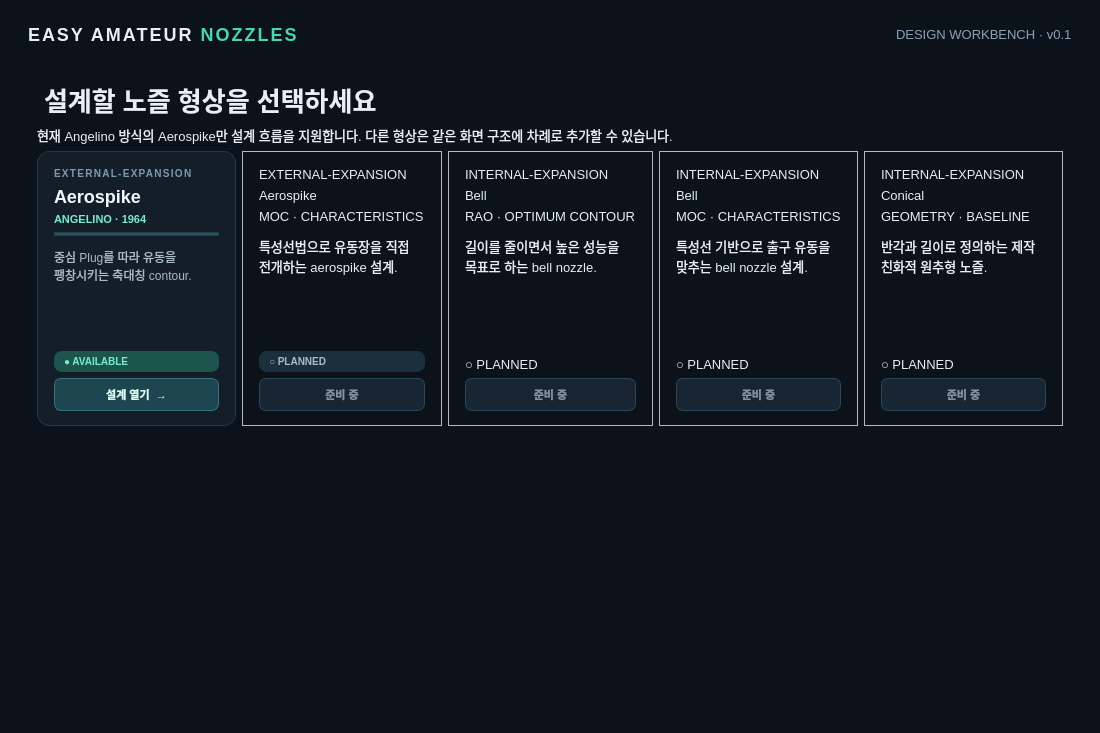
<?xml version="1.0" encoding="UTF-8"?>
<ui version="4.0">
 <class>NozzleDesigner</class>
  <widget class="QMainWindow" name="NozzleDesigner">
  <property name="geometry">
   <rect>
    <x>0</x>
    <y>0</y>
    <width>1100</width>
    <height>733</height>
   </rect>
  </property>
  <property name="minimumSize">
   <size>
    <width>1100</width>
    <height>700</height>
   </size>
  </property>
  <property name="windowTitle">
   <string>Easy Amateur Nozzles</string>
  </property>
  <property name="styleSheet">
   <string notr="true">QMainWindow{background:#0b121a;color:#e7eef5} QLabel{color:#e7eef5;font-size:13px}#brand{font-size:18px;font-weight:800;letter-spacing:2px}#muted{color:#8da0b4}#heading{font-size:26px;font-weight:700;margin-top:8px}#sectionTitle{font-size:14px;font-weight:700}#group{color:#45d6b2;font-size:11px;font-weight:700;letter-spacing:1px;margin-top:8px}#panel{background:#131e29;border:1px solid #263746;border-radius:10px}#shapeCard{background:#131e29;border:1px solid #263746;border-radius:12px}#shapeCard:hover{background:#172633;border:1px solid #45d6b2}#shapeEyebrow{color:#7e9aad;font-size:10px;font-weight:800;letter-spacing:1.3px}#shapeTitle{font-size:18px;font-weight:800;color:#f1f7fb}#shapeMethod{color:#76ecd0;font-size:11px;font-weight:700;letter-spacing:.5px}#shapeRule{background:#2a5260;min-height:2px;max-height:2px}#shapeDescription{color:#a9bac9;font-size:12px;min-height:48px}#shapeStatusReady,#shapeStatusSoon{border-radius:8px;padding:4px 7px;font-size:10px;font-weight:800;letter-spacing:.5px}#shapeStatusReady{background:#1d554d;color:#76ecd0}#shapeStatusSoon{background:#1b303d;color:#a9bac9}#shapeAction{color:#79b8c6;font-size:11px;font-weight:700}QDoubleSpinBox,QSpinBox,QTextEdit,QComboBox{background:#0d161f;border:1px solid #304554;border-radius:5px;padding:6px;color:#e7eef5}QComboBox QAbstractItemView{background:#172633;color:#e7eef5;selection-background-color:#2d6470;selection-color:#ffffff;border:1px solid #45d6b2}QCheckBox{color:#d9fff7;font-weight:600;spacing:6px}QCheckBox::indicator{width:15px;height:15px}QCheckBox::indicator:checked{background:#45d6b2;border:1px solid #76ecd0;border-radius:3px}QScrollArea{background:#101923;border:0}QScrollBar:vertical{background:#101923;width:10px}QScrollBar::handle:vertical{background:#304554;border-radius:5px;min-height:24px}QTabWidget::pane{border:1px solid #2b4657;border-radius:10px;background:#101923}QTabBar::tab{background:#182936;color:#9eb3c8;border:1px solid #2b4657;border-bottom:0;border-top-left-radius:9px;border-top-right-radius:9px;padding:10px 22px;margin-right:5px;font-weight:700}QTabBar::tab:selected{background:#1f5e5b;color:#d9fff7;border-color:#45d6b2}QPushButton{background:#223342;color:#e7eef5;border:1px solid #365064;border-radius:10px;padding:14px;text-align:left;font-weight:600}QPushButton:hover{background:#2d4456}QPushButton:disabled{color:#8193a3;background:#17232e;border-color:#263746}#angelinoButton,#mocAerospikeButton,#raoButton,#mocBellButton,#conicalButton{background:#1d4651;border:1px solid #367282;border-radius:7px;color:#d9fff7;font-size:11px;font-weight:800;padding:7px 10px;text-align:center}#angelinoButton:hover{background:#277b72;border-color:#8effdb}#mocAerospikeButton:disabled,#raoButton:disabled,#mocBellButton:disabled,#conicalButton:disabled{background:#172632;color:#8193a3;border-color:#2b4657}#calculateButton{background:#20b998;color:#06211e;border:none;text-align:center;font-weight:800}#calculateButton:hover{background:#45d6b2}#status{background:#112c31;border:1px solid #235c63;border-radius:7px}#status QLabel{color:#a9e5df;padding:3px}</string>
  </property>
  <widget class="QWidget" name="centralwidget">
   <layout class="QVBoxLayout" name="rootLayout">
    <property name="spacing">
     <number>18</number>
    </property>
    <property name="leftMargin">
     <number>28</number>
    </property>
    <property name="topMargin">
     <number>24</number>
    </property>
    <property name="rightMargin">
     <number>28</number>
    </property>
    <property name="bottomMargin">
     <number>24</number>
    </property>
    <item>
     <layout class="QHBoxLayout" name="headerLayout">
      <item>
       <widget class="QLabel" name="brand">
        <property name="text">
         <string>EASY AMATEUR &lt;span style='color:#45d6b2'&gt;NOZZLES&lt;/span&gt;</string>
        </property>
       </widget>
      </item>
      <item>
       <spacer name="headerSpacer">
        <property name="orientation">
         <enum>Qt::Orientation::Horizontal</enum>
        </property>
        <property name="sizeHint" stdset="0">
         <size>
          <width>40</width>
          <height>20</height>
         </size>
        </property>
       </spacer>
      </item>
      <item>
       <widget class="QLabel" name="muted">
        <property name="text">
         <string>DESIGN WORKBENCH · v0.1</string>
        </property>
       </widget>
      </item>
     </layout>
    </item>
    <item>
     <widget class="QStackedWidget" name="pages">
      <widget class="QWidget" name="selectionPage">
       <layout class="QVBoxLayout" name="selectionLayout">
        <item>
         <widget class="QLabel" name="heading">
          <property name="text">
           <string>설계할 노즐 형상을 선택하세요</string>
          </property>
         </widget>
        </item>
        <item>
         <widget class="QLabel" name="muted">
          <property name="text">
           <string>현재 Angelino 방식의 Aerospike만 설계 흐름을 지원합니다. 다른 형상은 같은 화면 구조에 차례로 추가할 수 있습니다.</string>
          </property>
         </widget>
        </item>
        <item>
         <layout class="QHBoxLayout" name="shapeCardsLayout">
          <item>
           <widget class="QFrame" name="shapeCard">
            <property name="minimumSize">
             <size>
              <width>190</width>
              <height>220</height>
             </size>
            </property>
            <property name="frameShape"><enum>QFrame::StyledPanel</enum></property>
            <layout class="QVBoxLayout" name="angelinoCardLayout">
             <property name="leftMargin"><number>16</number></property><property name="topMargin"><number>15</number></property><property name="rightMargin"><number>16</number></property><property name="bottomMargin"><number>14</number></property>
             <item><widget class="QLabel" name="shapeEyebrow"><property name="text"><string>EXTERNAL-EXPANSION</string></property></widget></item>
             <item><widget class="QLabel" name="shapeTitle"><property name="text"><string>Aerospike</string></property></widget></item>
             <item><widget class="QLabel" name="shapeMethod"><property name="text"><string>ANGELINO · 1964</string></property></widget></item>
             <item><widget class="QFrame" name="shapeRule"><property name="frameShape"><enum>QFrame::StyledPanel</enum></property></widget></item>
             <item><widget class="QLabel" name="shapeDescription"><property name="text"><string>중심 Plug를 따라 유동을 팽창시키는 축대칭 contour.</string></property><property name="wordWrap"><bool>true</bool></property></widget></item>
             <item><spacer name="angelinoCardSpacer"><property name="orientation"><enum>Qt::Orientation::Vertical</enum></property><property name="sizeType"><enum>QSizePolicy::Expanding</enum></property><property name="sizeHint" stdset="0"><size><width>20</width><height>12</height></size></property></spacer></item>
             <item><widget class="QLabel" name="shapeStatusReady"><property name="text"><string>● AVAILABLE</string></property></widget></item>
             <item><widget class="QPushButton" name="angelinoButton"><property name="text"><string>설계 열기  →</string></property></widget></item>
            </layout>
           </widget>
          </item>
          <item>
           <widget class="QFrame" name="shapeCard">
            <property name="minimumSize">
             <size>
              <width>190</width>
              <height>220</height>
             </size>
            </property>
            <property name="frameShape"><enum>QFrame::StyledPanel</enum></property>
            <layout class="QVBoxLayout" name="mocAerospikeCardLayout">
             <property name="leftMargin"><number>16</number></property><property name="topMargin"><number>15</number></property><property name="rightMargin"><number>16</number></property><property name="bottomMargin"><number>14</number></property>
             <item><widget class="QLabel" name="shapeEyebrow"><property name="text"><string>EXTERNAL-EXPANSION</string></property></widget></item>
             <item><widget class="QLabel" name="shapeTitle"><property name="text"><string>Aerospike</string></property></widget></item>
             <item><widget class="QLabel" name="shapeMethod"><property name="text"><string>MOC · CHARACTERISTICS</string></property></widget></item>
             <item><widget class="QFrame" name="shapeRule"><property name="frameShape"><enum>QFrame::StyledPanel</enum></property></widget></item>
             <item><widget class="QLabel" name="shapeDescription"><property name="text"><string>특성선법으로 유동장을 직접 전개하는 aerospike 설계.</string></property><property name="wordWrap"><bool>true</bool></property></widget></item>
             <item><spacer name="mocAerospikeCardSpacer"><property name="orientation"><enum>Qt::Orientation::Vertical</enum></property><property name="sizeType"><enum>QSizePolicy::Expanding</enum></property><property name="sizeHint" stdset="0"><size><width>20</width><height>12</height></size></property></spacer></item>
             <item><widget class="QLabel" name="shapeStatusSoon"><property name="text"><string>○ PLANNED</string></property></widget></item>
             <item><widget class="QPushButton" name="mocAerospikeButton"><property name="enabled"><bool>false</bool></property><property name="text"><string>준비 중</string></property></widget></item>
            </layout>
           </widget>
          </item>
          <item>
           <widget class="QFrame" name="shapeCard">
            <property name="minimumSize">
             <size>
              <width>190</width>
              <height>220</height>
             </size>
            </property>
            <property name="frameShape"><enum>QFrame::StyledPanel</enum></property>
            <layout class="QVBoxLayout" name="raoCardLayout">
             <property name="leftMargin"><number>16</number></property><property name="topMargin"><number>15</number></property><property name="rightMargin"><number>16</number></property><property name="bottomMargin"><number>14</number></property>
             <item><widget class="QLabel" name="shapeEyebrow"><property name="text"><string>INTERNAL-EXPANSION</string></property></widget></item>
             <item><widget class="QLabel" name="shapeTitle"><property name="text"><string>Bell</string></property></widget></item>
             <item><widget class="QLabel" name="shapeMethod"><property name="text"><string>RAO · OPTIMUM CONTOUR</string></property></widget></item>
             <item><widget class="QFrame" name="shapeRule"><property name="frameShape"><enum>QFrame::StyledPanel</enum></property></widget></item>
             <item><widget class="QLabel" name="shapeDescription"><property name="text"><string>길이를 줄이면서 높은 성능을 목표로 하는 bell nozzle.</string></property><property name="wordWrap"><bool>true</bool></property></widget></item>
             <item><spacer name="raoCardSpacer"><property name="orientation"><enum>Qt::Orientation::Vertical</enum></property><property name="sizeType"><enum>QSizePolicy::Expanding</enum></property><property name="sizeHint" stdset="0"><size><width>20</width><height>12</height></size></property></spacer></item>
             <item><widget class="QLabel" name="shapeStatusSoon"><property name="text"><string>○ PLANNED</string></property></widget></item>
             <item><widget class="QPushButton" name="raoButton"><property name="enabled"><bool>false</bool></property><property name="text"><string>준비 중</string></property></widget></item>
            </layout>
           </widget>
          </item>
          <item>
           <widget class="QFrame" name="shapeCard">
            <property name="minimumSize">
             <size>
              <width>190</width>
              <height>220</height>
             </size>
            </property>
            <property name="frameShape"><enum>QFrame::StyledPanel</enum></property>
            <layout class="QVBoxLayout" name="mocBellCardLayout">
             <property name="leftMargin"><number>16</number></property><property name="topMargin"><number>15</number></property><property name="rightMargin"><number>16</number></property><property name="bottomMargin"><number>14</number></property>
             <item><widget class="QLabel" name="shapeEyebrow"><property name="text"><string>INTERNAL-EXPANSION</string></property></widget></item>
             <item><widget class="QLabel" name="shapeTitle"><property name="text"><string>Bell</string></property></widget></item>
             <item><widget class="QLabel" name="shapeMethod"><property name="text"><string>MOC · CHARACTERISTICS</string></property></widget></item>
             <item><widget class="QFrame" name="shapeRule"><property name="frameShape"><enum>QFrame::StyledPanel</enum></property></widget></item>
             <item><widget class="QLabel" name="shapeDescription"><property name="text"><string>특성선 기반으로 출구 유동을 맞추는 bell nozzle 설계.</string></property><property name="wordWrap"><bool>true</bool></property></widget></item>
             <item><spacer name="mocBellCardSpacer"><property name="orientation"><enum>Qt::Orientation::Vertical</enum></property><property name="sizeType"><enum>QSizePolicy::Expanding</enum></property><property name="sizeHint" stdset="0"><size><width>20</width><height>12</height></size></property></spacer></item>
             <item><widget class="QLabel" name="shapeStatusSoon"><property name="text"><string>○ PLANNED</string></property></widget></item>
             <item><widget class="QPushButton" name="mocBellButton"><property name="enabled"><bool>false</bool></property><property name="text"><string>준비 중</string></property></widget></item>
            </layout>
           </widget>
          </item>
          <item>
           <widget class="QFrame" name="shapeCard">
            <property name="minimumSize">
             <size>
              <width>190</width>
              <height>220</height>
             </size>
            </property>
            <property name="frameShape"><enum>QFrame::StyledPanel</enum></property>
            <layout class="QVBoxLayout" name="conicalCardLayout">
             <property name="leftMargin"><number>16</number></property><property name="topMargin"><number>15</number></property><property name="rightMargin"><number>16</number></property><property name="bottomMargin"><number>14</number></property>
             <item><widget class="QLabel" name="shapeEyebrow"><property name="text"><string>INTERNAL-EXPANSION</string></property></widget></item>
             <item><widget class="QLabel" name="shapeTitle"><property name="text"><string>Conical</string></property></widget></item>
             <item><widget class="QLabel" name="shapeMethod"><property name="text"><string>GEOMETRY · BASELINE</string></property></widget></item>
             <item><widget class="QFrame" name="shapeRule"><property name="frameShape"><enum>QFrame::StyledPanel</enum></property></widget></item>
             <item><widget class="QLabel" name="shapeDescription"><property name="text"><string>반각과 길이로 정의하는 제작 친화적 원추형 노즐.</string></property><property name="wordWrap"><bool>true</bool></property></widget></item>
             <item><spacer name="conicalCardSpacer"><property name="orientation"><enum>Qt::Orientation::Vertical</enum></property><property name="sizeType"><enum>QSizePolicy::Expanding</enum></property><property name="sizeHint" stdset="0"><size><width>20</width><height>12</height></size></property></spacer></item>
             <item><widget class="QLabel" name="shapeStatusSoon"><property name="text"><string>○ PLANNED</string></property></widget></item>
             <item><widget class="QPushButton" name="conicalButton"><property name="enabled"><bool>false</bool></property><property name="text"><string>준비 중</string></property></widget></item>
            </layout>
           </widget>
          </item>
         </layout>
        </item>
        <item>
         <spacer name="selectionBottomSpacer">
          <property name="orientation">
           <enum>Qt::Orientation::Vertical</enum>
          </property>
          <property name="sizeHint" stdset="0">
           <size>
            <width>20</width>
            <height>40</height>
           </size>
          </property>
         </spacer>
        </item>
       </layout>
      </widget>
      <widget class="QWidget" name="designPage">
       <layout class="QVBoxLayout" name="designLayout">
        <item>
         <layout class="QHBoxLayout" name="designHeader">
          <item>
           <widget class="QPushButton" name="backButton">
            <property name="text">
             <string>← 형상 선택</string>
            </property>
           </widget>
          </item>
          <item>
           <widget class="QLabel" name="heading">
            <property name="text">
             <string>Aerospike (Angelino)</string>
            </property>
           </widget>
          </item>
          <item>
           <spacer name="designSpacer">
            <property name="orientation">
             <enum>Qt::Orientation::Horizontal</enum>
            </property>
            <property name="sizeHint" stdset="0">
             <size>
              <width>40</width>
              <height>20</height>
             </size>
            </property>
           </spacer>
          </item>
         </layout>
        </item>
        <item>
         <widget class="QTabWidget" name="designTabs">
          <widget class="QScrollArea" name="inputScroll">
           <attribute name="title">
            <string>설계 입력값</string>
           </attribute>
           <property name="widgetResizable"><bool>true</bool></property>
           <widget class="QFrame" name="panel">
           <layout class="QVBoxLayout" name="inputLayout">
            <item>
             <widget class="QLabel" name="sectionTitle">
              <property name="text">
               <string>설계 입력값</string>
              </property>
             </widget>
            </item>
             <item>
              <layout class="QHBoxLayout" name="inputGroupsLayout">
               <item>
                <widget class="QFrame" name="inputGroup">
                 <layout class="QVBoxLayout" name="primaryInputLayout">
                  <item>
                   <widget class="QLabel" name="group">
              <property name="text">
               <string>기본 설계 조건</string>
              </property>
                   </widget>
                  </item>
                  <item>
                   <layout class="QFormLayout" name="inputForm">
              <item row="0" column="0">
               <widget class="QLabel" name="pressureText">
                <property name="text">
                 <string>연소실 압력</string>
                </property>
               </widget>
              </item>
              <item row="0" column="1">
               <widget class="QDoubleSpinBox" name="pressureSpin">
                <property name="suffix">
                 <string> MPa</string>
                </property>
                <property name="decimals">
                 <number>2</number>
                </property>
                <property name="minimum">
                 <double>0.010000000000000</double>
                </property>
                <property name="maximum">
                 <double>100.000000000000000</double>
                </property>
                <property name="value">
                 <double>3.500000000000000</double>
                </property>
               </widget>
              </item>
              <item row="1" column="0">
               <widget class="QLabel" name="exitPressureText">
                <property name="text">
                 <string>설계 출구 압력</string>
                </property>
               </widget>
              </item>
              <item row="1" column="1">
               <widget class="QDoubleSpinBox" name="exitPressureSpin">
                <property name="suffix">
                 <string> MPa</string>
                </property>
                <property name="decimals">
                 <number>6</number>
                </property>
                <property name="minimum">
                 <double>0.000001000000000</double>
                </property>
                <property name="maximum">
                 <double>100.000000000000000</double>
                </property>
                <property name="value">
                 <double>0.101325000000000</double>
                </property>
               </widget>
              </item>
              <item row="2" column="0">
               <widget class="QLabel" name="throatText">
                <property name="text">
                 <string>목 지름</string>
                </property>
               </widget>
              </item>
              <item row="2" column="1">
               <widget class="QDoubleSpinBox" name="throatSpin">
                <property name="suffix">
                 <string> mm</string>
                </property>
                <property name="minimum">
                 <double>0.200000000000000</double>
                </property>
                <property name="maximum">
                 <double>1000.000000000000000</double>
                </property>
                <property name="value">
                 <double>40.000000000000000</double>
                </property>
               </widget>
              </item>
              <item row="3" column="0">
               <widget class="QLabel" name="machText">
                <property name="text">
                 <string>비열비 γ</string>
                </property>
               </widget>
              </item>
              <item row="3" column="1">
               <widget class="QDoubleSpinBox" name="machSpin">
                <property name="decimals">
                 <number>3</number>
                </property>
                <property name="minimum">
                 <double>1.050000000000000</double>
                </property>
                <property name="maximum">
                 <double>1.670000000000000</double>
                </property>
                <property name="value">
                 <double>1.220000000000000</double>
                </property>
               </widget>
              </item>
              <item row="4" column="0">
               <widget class="QLabel" name="truncationText">
                <property name="text">
                 <string>Plug 절단 비율 (0%=없음)</string>
                </property>
               </widget>
              </item>
              <item row="4" column="1">
               <widget class="QDoubleSpinBox" name="truncationSpin">
                <property name="suffix">
                 <string> %</string>
                </property>
                <property name="minimum">
                 <double>0.000000000000000</double>
                </property>
                <property name="maximum">
                 <double>100.000000000000000</double>
                </property>
                <property name="value">
                 <double>0.000000000000000</double>
                </property>
               </widget>
              </item>
              <item row="5" column="0"><widget class="QLabel" name="throatAreaText"><property name="text"><string>Geometric throat 면적 Aₜ</string></property></widget></item>
              <item row="5" column="1"><widget class="QDoubleSpinBox" name="throatAreaSpin"><property name="suffix"><string> mm²</string></property><property name="decimals"><number>5</number></property><property name="minimum"><double>0.001000000000000</double></property><property name="maximum"><double>1000000.000000000000000</double></property><property name="value"><double>269.321570000000000</double></property></widget></item>
              <item row="6" column="0"><widget class="QLabel" name="meText"><property name="text"><string>계산된 출구 Mach Me</string></property></widget></item>
              <item row="6" column="1"><widget class="QLabel" name="meValue"><property name="text"><string>계산 후 표시</string></property></widget></item>
              <item row="7" column="0"><widget class="QLabel" name="lipRadiusText"><property name="text"><string>Lip pipe 지름</string></property></widget></item>
              <item row="7" column="1"><widget class="QDoubleSpinBox" name="lipPipeRadiusSpin"><property name="suffix"><string> mm</string></property><property name="decimals"><number>5</number></property><property name="minimum"><double>0.200000000000000</double></property><property name="maximum"><double>2000.000000000000000</double></property><property name="value"><double>56.000000000000000</double></property></widget></item>
              <item row="8" column="0"><widget class="QLabel" name="plugColumnLengthText"><property name="text"><string>Plug 기둥 길이</string></property></widget></item>
              <item row="8" column="1"><widget class="QDoubleSpinBox" name="plugColumnLengthSpin"><property name="suffix"><string> mm</string></property><property name="decimals"><number>5</number></property><property name="minimum"><double>0.100000000000000</double></property><property name="maximum"><double>1000.000000000000000</double></property><property name="value"><double>20.000000000000000</double></property></widget></item>
              <item row="9" column="0"><widget class="QLabel" name="plugColumnRadiusText"><property name="text"><string>Plug 기둥 지름</string></property></widget></item>
              <item row="9" column="1"><widget class="QDoubleSpinBox" name="plugColumnRadiusSpin"><property name="suffix"><string> mm</string></property><property name="decimals"><number>5</number></property><property name="minimum"><double>0.200000000000000</double></property><property name="maximum"><double>2000.000000000000000</double></property><property name="value"><double>32.000000000000000</double></property></widget></item>
              <item row="10" column="0"><widget class="QLabel" name="plugConvergingLengthText"><property name="text"><string>Plug 수렴부 길이</string></property></widget></item>
              <item row="10" column="1"><widget class="QDoubleSpinBox" name="plugConvergingLengthSpin"><property name="suffix"><string> mm</string></property><property name="decimals"><number>5</number></property><property name="minimum"><double>0.100000000000000</double></property><property name="maximum"><double>1000.000000000000000</double></property><property name="value"><double>10.000000000000000</double></property></widget></item>
              <item row="11" column="0"><widget class="QLabel" name="throatLengthText"><property name="text"><string>lₜ 유지 길이</string></property></widget></item>
              <item row="11" column="1"><widget class="QDoubleSpinBox" name="throatLengthSpin"><property name="suffix"><string> mm</string></property><property name="decimals"><number>5</number></property><property name="minimum"><double>0.000000000000000</double></property><property name="maximum"><double>1000.000000000000000</double></property><property name="value"><double>0.000000000000000</double></property></widget></item>
              <item row="12" column="0"><widget class="QLabel" name="lipWallText"><property name="text"><string>Lip 파이프 벽 두께</string></property></widget></item>
              <item row="12" column="1"><widget class="QDoubleSpinBox" name="lipWallSpin"><property name="suffix"><string> mm</string></property><property name="decimals"><number>5</number></property><property name="minimum"><double>0.010000000000000</double></property><property name="maximum"><double>1000.000000000000000</double></property><property name="value"><double>2.000000000000000</double></property></widget></item>
              <item row="13" column="0"><widget class="QLabel" name="pressureUnitText"><property name="text"><string>압력 단위</string></property></widget></item>
              <item row="13" column="1"><widget class="QComboBox" name="pressureUnitCombo"><item><property name="text"><string>MPa</string></property></item><item><property name="text"><string>psi</string></property></item><item><property name="text"><string>bar</string></property></item></widget></item>
              <item row="14" column="0"><widget class="QLabel" name="lengthUnitText"><property name="text"><string>길이 단위</string></property></widget></item>
              <item row="14" column="1"><widget class="QComboBox" name="lengthUnitCombo"><item><property name="text"><string>mm</string></property></item><item><property name="text"><string>inch</string></property></item><item><property name="text"><string>m</string></property></item></widget></item>
                   </layout>
                  </item>
                 </layout>
                </widget>
               </item>
               <item>
                <widget class="QFrame" name="inputGroup">
                 <layout class="QVBoxLayout" name="precisionInputLayout">
                  <item>
                   <widget class="QLabel" name="group">
              <property name="text">
               <string>해상도 / 계산 정밀도</string>
              </property>
                   </widget>
                  </item>
                  <item>
                   <layout class="QFormLayout" name="precisionForm">
              <item row="0" column="0">
               <widget class="QLabel" name="pointText">
                <property name="text">
                 <string>Mach sweep / Contour points</string>
                </property>
               </widget>
              </item>
              <item row="0" column="1">
               <widget class="QSpinBox" name="pointSpin">
                <property name="suffix">
                 <string> points</string>
                </property>
                <property name="minimum">
                 <number>10</number>
                </property>
                <property name="maximum">
                 <number>1000</number>
                </property>
                <property name="value">
                 <number>80</number>
                </property>
               </widget>
              </item>
                   </layout>
                  </item>
                  <item>
                   <widget class="QLabel" name="muted">
              <property name="text">
               <string>입력한 Point 수만큼 M=1에서 Me까지 계산합니다. 절단 비율만큼 뒤쪽 contour 좌표가 제거됩니다.</string>
              </property>
              <property name="wordWrap">
               <bool>true</bool>
              </property>
                   </widget>
                  </item>
                 </layout>
                </widget>
               </item>
              </layout>
             </item>
            <item>
             <spacer name="inputSpacer">
              <property name="orientation">
               <enum>Qt::Orientation::Vertical</enum>
              </property>
              <property name="sizeHint" stdset="0">
               <size>
                <width>20</width>
                <height>40</height>
               </size>
              </property>
             </spacer>
            </item>
            <item>
             <widget class="QPushButton" name="calculateButton">
              <property name="text">
               <string>CONTOUR 계산 및 미리보기</string>
              </property>
             </widget>
            </item>
           </layout>
           </widget>
          </widget>
          <widget class="QWidget" name="resultsPanel">
           <attribute name="title">
            <string>계산 결과</string>
           </attribute>
           <layout class="QVBoxLayout" name="resultsLayout">
            <item>
             <widget class="QFrame" name="status">
              <layout class="QHBoxLayout" name="statusLayout">
               <item>
                <widget class="QLabel" name="statusLabel">
                 <property name="text">
                  <string>입력값을 확인한 뒤 contour 계산을 실행하세요.</string>
                 </property>
                </widget>
               </item>
              </layout>
             </widget>
            </item>
            <item>
             <widget class="QSplitter" name="previewSplitter">
              <property name="orientation">
               <enum>Qt::Orientation::Horizontal</enum>
              </property>
              <widget class="QFrame" name="panel">
               <layout class="QVBoxLayout" name="contourLayout">
                <item>
                 <layout class="QHBoxLayout" name="contourHeader">
                  <item>
                   <widget class="QLabel" name="sectionTitle">
                    <property name="text">
                     <string>2D contour preview</string>
                    </property>
                   </widget>
                  </item>
                  <item>
                   <spacer name="contourHeaderSpacer">
                    <property name="orientation">
                     <enum>Qt::Orientation::Horizontal</enum>
                    </property>
                    <property name="sizeHint" stdset="0">
                     <size>
                      <width>20</width>
                      <height>20</height>
                     </size>
                    </property>
                   </spacer>
                  </item>
                  <item>
                   <widget class="QComboBox" name="pointDisplayCombo">
                    <item>
                     <property name="text">
                      <string>표시 안함</string>
                     </property>
                    </item>
                    <item>
                     <property name="text">
                      <string>일부 표시</string>
                     </property>
                    </item>
                    <item>
                     <property name="text">
                      <string>전체 표시</string>
                     </property>
                    </item>
                   </widget>
                  </item>
                 </layout>
                </item>
                <item>
                 <widget class="QWidget" name="contourHost" native="true"/>
                </item>
               </layout>
              </widget>
              <widget class="QFrame" name="panel">
               <layout class="QVBoxLayout" name="modelLayout">
                <item>
                 <layout class="QHBoxLayout" name="modelHeader">
                  <item>
                   <widget class="QLabel" name="sectionTitle">
                    <property name="text">
                     <string>3D nozzle preview</string>
                    </property>
                   </widget>
                  </item>
                  <item>
                   <spacer name="modelHeaderSpacer">
                    <property name="orientation">
                     <enum>Qt::Orientation::Horizontal</enum>
                    </property>
                    <property name="sizeHint" stdset="0">
                     <size>
                      <width>20</width>
                      <height>20</height>
                     </size>
                    </property>
                   </spacer>
                  </item>
                  <item>
                  <widget class="QComboBox" name="renderModeCombo">
                   <property name="currentIndex">
                    <number>2</number>
                   </property>
                    <item>
                     <property name="text">
                      <string>Wireframe</string>
                     </property>
                    </item>
                    <item>
                     <property name="text">
                      <string>Surface with edges</string>
                     </property>
                    </item>
                    <item>
                     <property name="text">
                      <string>Smooth surface</string>
                     </property>
                    </item>
                  </widget>
                 </item>
                  <item>
                   <widget class="QCheckBox" name="lipVisible">
                    <property name="text"><string>Lip</string></property>
                    <property name="checked"><bool>true</bool></property>
                   </widget>
                  </item>
                  <item>
                   <widget class="QCheckBox" name="plugVisible">
                    <property name="text"><string>Aerospike</string></property>
                    <property name="checked"><bool>true</bool></property>
                   </widget>
                  </item>
                 </layout>
                </item>
                <item>
                 <widget class="QWidget" name="modelHost" native="true"/>
                </item>
                <item>
                 <widget class="QLabel" name="muted">
                  <property name="text">
                   <string>드래그: 회전  ·  마우스 휠: 확대/축소</string>
                  </property>
                 </widget>
                </item>
               </layout>
              </widget>
             </widget>
            </item>
            <item>
             <widget class="QFrame" name="panel">
              <layout class="QVBoxLayout" name="dataLayout">
               <item>
                <layout class="QHBoxLayout" name="dataHeader">
                 <item>
                  <widget class="QLabel" name="sectionTitle">
                   <property name="text">
                    <string>Contour 좌표 · x, r [mm]</string>
                   </property>
                  </widget>
                 </item>
                 <item>
                  <spacer name="dataSpacer">
                   <property name="orientation">
                    <enum>Qt::Orientation::Horizontal</enum>
                   </property>
                   <property name="sizeHint" stdset="0">
                    <size>
                     <width>40</width>
                     <height>20</height>
                    </size>
                   </property>
                  </spacer>
                 </item>
                 <item>
                  <widget class="QPushButton" name="exportButton">
                   <property name="text">
                    <string>CSV로 다운로드</string>
                   </property>
                  </widget>
                 </item>
                </layout>
               </item>
               <item>
                <widget class="QTextEdit" name="coordinatesText">
                 <property name="readOnly">
                  <bool>true</bool>
                 </property>
                 <property name="placeholderText">
                  <string>계산 결과의 좌표 목록이 여기에 표시됩니다.</string>
                 </property>
                </widget>
               </item>
              </layout>
             </widget>
            </item>
           </layout>
          </widget>
         </widget>
        </item>
       </layout>
      </widget>
     </widget>
    </item>
   </layout>
  </widget>
 </widget>
 <resources/>
 <connections/>
</ui>
